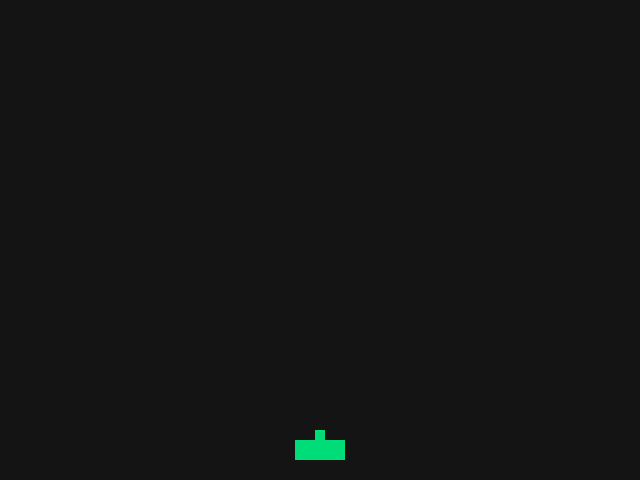
Frame 1 (no input)
Frame 60 (no input): identical to frame 1, image omitted
Frame 120 (the mouse pressed at the canvas centre since frame 60): identical to frame 1, image omitted

The p5.js sketch that drew this single still picture (run headless with seeded random() and noise() and a simulated clock; from frame 60 on, the mouse is pressed at the canvas centre):

// p5.js sketch
// ── sketch.js
// BUG HUNT: this sketch has one bug planted in it. See the README in the
// folder above for how to track it down.
//
// What changed: pressing space fires a bullet from the ship's cannon.
// Only one bullet can be on screen at a time, as in the original arcade
// game. The cannon's size is now worked out once, in the Ship constructor,
// because both display() and cannonTopY() need it.

const CANVAS_WIDTH = 640;
const CANVAS_HEIGHT = 480;
const BACKGROUND_COLOUR = 20;

const SHIP_WIDTH = 50;
const SHIP_HEIGHT = 20;
const SHIP_MARGIN = 30;   // gap between the ship's centre and the bottom edge
const SHIP_SPEED = 5;     // pixels per frame

const BULLET_WIDTH = 4;
const BULLET_HEIGHT = 12;
const BULLET_SPEED = 8;   // pixels per frame

class Ship {
    // x and y are the centre of the ship's body.
    constructor(x, y, bodyWidth, bodyHeight, speed, shipColour) {
        this.x = x;
        this.y = y;
        this.bodyWidth = bodyWidth;
        this.bodyHeight = bodyHeight;
        this.speed = speed;
        this.col = shipColour;
        this.cannonWidth = bodyWidth / 5;
        this.cannonHeight = bodyHeight / 2;
    }

    // direction is -1 (left), 0 (stay still) or 1 (right).
    move(direction) {
        this.x += direction * this.speed;

        let halfWidth = this.bodyWidth / 2;
        if (this.x - halfWidth < 0) {
            this.x = halfWidth;
        } else if (this.x + halfWidth > width) {
            this.x = width - halfWidth;
        }
    }

    // The y position of the top of the cannon, where bullets come from.
    cannonTopY() {
        return this.y - this.bodyHeight / 2 - this.cannonHeight;
    }

    display() {
        push();
        translate(this.x, this.y);
        rectMode(CENTER);
        noStroke();
        fill(this.col);
        rect(0, 0, this.bodyWidth, this.bodyHeight);
        rect(0, -(this.bodyHeight + this.cannonHeight) / 2, this.cannonWidth, this.cannonHeight);
        pop();
    }
}

class Bullet {
    // x and y are the centre of the bullet.
    constructor(x, y, bulletWidth, bulletHeight, speed, bulletColour) {
        this.x = x;
        this.y = y;
        this.bulletWidth = bulletWidth;
        this.bulletHeight = bulletHeight;
        this.speed = speed;
        this.col = bulletColour;
    }

    // Bullets only travel up the screen, so y gets smaller.
    move() {
        this.y += this.speed;
    }

    // True once the whole bullet (including its bottom edge) has gone
    // past the top of the canvas.
    isOffScreen() {
        return this.y + this.bulletHeight / 2 < 0;
    }

    display() {
        push();
        rectMode(CENTER);
        noStroke();
        fill(this.col);
        rect(this.x, this.y, this.bulletWidth, this.bulletHeight);
        pop();
    }
}

let ship;
let bullet = null;   // null means "no bullet on screen"

function setup() {
    createCanvas(CANVAS_WIDTH, CANVAS_HEIGHT);

    ship = new Ship(width / 2, height - SHIP_MARGIN, SHIP_WIDTH, SHIP_HEIGHT, SHIP_SPEED, color(0, 220, 120));

    runTests();
}

function draw() {
    background(BACKGROUND_COLOUR);

    ship.move(readDirection());
    ship.display();

    updateBullet();
}

// Turns the arrow keys into a direction: -1 for left, 1 for right,
// 0 for neither. Holding both keys gives 0, so the ship stays still.
function readDirection() {
    let direction = 0;
    if (keyIsDown(LEFT_ARROW)) {
        direction -= 1;
    }
    if (keyIsDown(RIGHT_ARROW)) {
        direction += 1;
    }
    return direction;
}

// keyPressed() runs once per key press, so holding space fires once.
function keyPressed() {
    if (key === " ") {
        fireBullet();
    }
}

function fireBullet() {
    // Only fire if there isn't already a bullet on screen.
    if (bullet === null) {
        let startY = ship.cannonTopY() - BULLET_HEIGHT / 2;
        bullet = new Bullet(ship.x, startY, BULLET_WIDTH, BULLET_HEIGHT, BULLET_SPEED, color(255));
    }
}

function updateBullet() {
    if (bullet !== null) {
        bullet.move();

        if (bullet.isOffScreen()) {
            bullet = null;   // gone, so the player can fire again
        } else {
            bullet.display();
        }
    }
}

// ── tests.js
// Automatic tests. runTests() is called once, at the end of setup().
// Open the browser console (F12, then the Console tab) to see the results.

// Compares the value we got with the value we expected, and prints
// PASS or FAIL. FAIL uses console.error so it shows up in red.
function check(description, actual, expected) {
    if (actual === expected) {
        console.log("PASS: " + description);
    } else {
        console.error("FAIL: " + description + " (expected " + expected + ", got " + actual + ")");
    }
}

function runTests() {
    console.log("--- Running tests ---");

    // If a test crashes (for example, it calls a method that doesn't
    // exist yet), report it instead of stopping the whole game.
    try {
        testShipConstructor();
        testShipStartPosition();
        testShipMoves();
        testShipStaysOnCanvas();
        testCannonTop();
        testBulletMoves();
        testBulletOffScreen();
        testOnlyOneBullet();
    } catch (error) {
        console.error("A test crashed: " + error.message);
    }

    console.log("--- Tests finished ---");
}

// --- Ship tests (unchanged from stage 2) ---

// Builds a ship for testing, separate from the game's real ship, so the
// tests can move it around without affecting the game.
function makeTestShip(startX) {
    return new Ship(startX, 200, 50, 20, 5, color(255));
}

function testShipConstructor() {
    let testShip = makeTestShip(100);

    check("constructor stores x", testShip.x, 100);
    check("constructor stores y", testShip.y, 200);
    check("constructor stores bodyWidth", testShip.bodyWidth, 50);
    check("constructor stores speed", testShip.speed, 5);
}

function testShipStartPosition() {
    check("ship starts in the middle", ship.x, width / 2);
    check("ship starts near the bottom", ship.y, height - SHIP_MARGIN);
}

function testShipMoves() {
    let testShip = makeTestShip(100);
    testShip.move(1);
    check("moving right adds speed to x", testShip.x, 105);

    testShip = makeTestShip(100);
    testShip.move(-1);
    check("moving left subtracts speed from x", testShip.x, 95);

    testShip = makeTestShip(100);
    testShip.move(0);
    check("direction 0 leaves x unchanged", testShip.x, 100);
}

function testShipStaysOnCanvas() {
    let testShip = makeTestShip(27);
    testShip.move(-1);
    check("stops at the left edge", testShip.x, 25);

    testShip = makeTestShip(width - 27);
    testShip.move(1);
    check("stops at the right edge", testShip.x, width - 25);

    testShip = makeTestShip(width / 2);
    for (let i = 0; i < 1000; i++) {
        testShip.move(1);
    }
    check("still at the right edge after 1000 moves", testShip.x, width - 25);
}

// --- New in stage 3 ---

// The test ship's centre is at y = 200, its body is 20 high and its
// cannon is 10 high, so the cannon's top is 200 - 10 - 10 = 180.
function testCannonTop() {
    let testShip = makeTestShip(100);
    check("cannon top is above the body", testShip.cannonTopY(), 180);
}

function makeTestBullet(startY) {
    return new Bullet(100, startY, 4, 12, 8, color(255));
}

function testBulletMoves() {
    let testBullet = makeTestBullet(300);
    testBullet.move();
    check("bullet moves up by its speed", testBullet.y, 292);
    check("bullet doesn't move sideways", testBullet.x, 100);
}

// The test bullet is 12 high, so its bottom edge is 6 below its centre.
function testBulletOffScreen() {
    check("bullet in the middle is on screen", makeTestBullet(300).isOffScreen(), false);
    check("bullet just touching the top is on screen", makeTestBullet(-6).isOffScreen(), false);
    check("bullet just past the top is off screen", makeTestBullet(-7).isOffScreen(), true);
}

// This test changes the game's real bullet variable, so it puts it back
// to null at the end, leaving the game as it found it.
function testOnlyOneBullet() {
    bullet = null;
    fireBullet();
    check("firing creates a bullet", bullet !== null, true);

    let firstBullet = bullet;
    fireBullet();
    check("firing again while a bullet is on screen does nothing", bullet, firstBullet);

    bullet = null;
}
